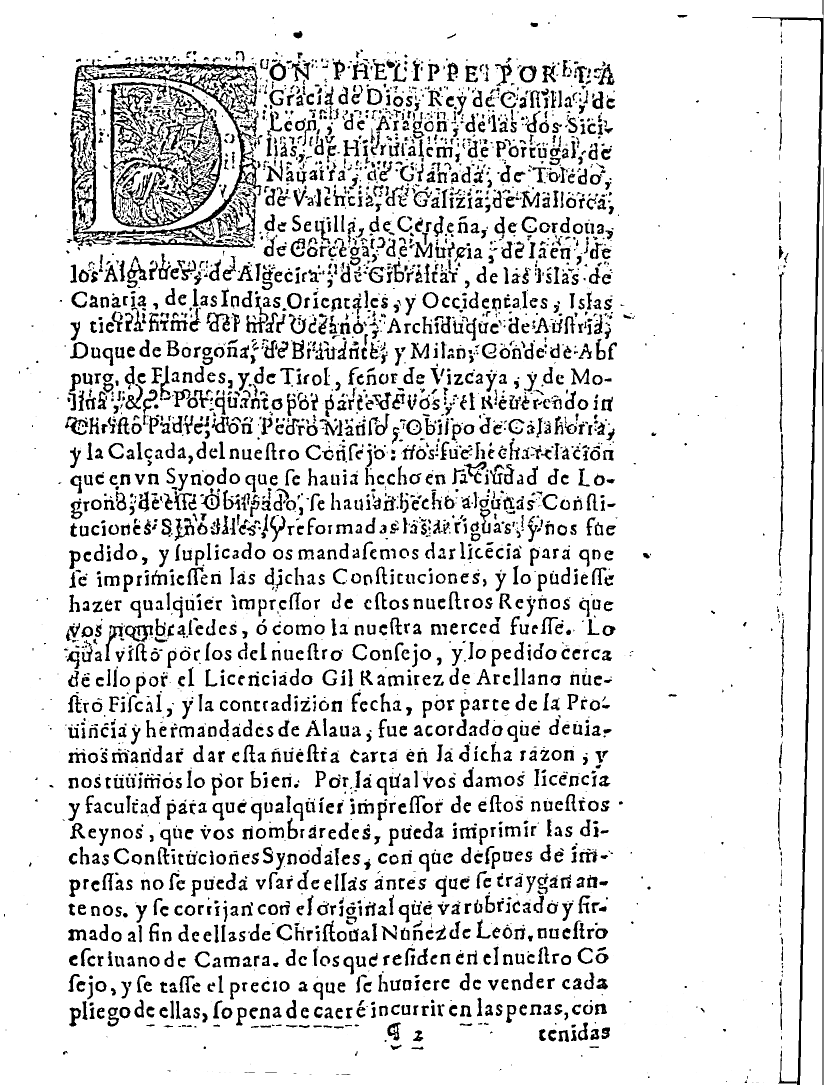
#> input picture pre-process__200/page_1 Constituciones.png, 1648 x 2169 px, found by its file name (shown at 1/2 size)
$ jupyter execute --allow-errors HUMAN_AI.ipynb   (shell and % lines are left out)
#> lines starting #> are read from the running program, lines starting #| are printed output that depends on the picture; after the words box and inside, x2 and y2 are one past the last pixel; in counts of white or black regions, pixels touching at a corner belong together
[cell 1]
from pdf2image import convert_from_path
from tqdm import tqdm

#> (the rest of this cell did not finish here and is left out)

[cell 2]
import cv2
import albumentations as A
import os
from tqdm import tqdm  # Progress bar

# Initialize augmentations
#> (the rest of this cell did not finish here and is left out)

PREPROCESSING

[cell 3]
import os
import cv2
import numpy as np
from tqdm import tqdm  # For progress bar
from skimage.restoration import estimate_sigma, denoise_wavelet
import albumentations as A

# Document-Optimized Augmentation Pipeline
#> (the rest of this cell did not finish here and is left out)

[cell 4]
# %pip install matplotlib

import matplotlib.pyplot as plt

def compare_results(original_path, processed_path):
#> called with original_path = 'HUMAN_AI\\page_1 Constituciones.png'
    original = cv2.imread(original_path)
#> original is the input picture: shape (2169, 1648, 3); min 0, max 255, mean 222.1
    processed = cv2.imread(processed_path, 0)  # Read as grayscale
#> processed: shape (2169, 1648); min 0, max 255, mean 222.1

    plt.figure(figsize=(12, 6))
    plt.subplot(121), plt.imshow(cv2.cvtColor(original, cv2.COLOR_BGR2RGB))
    plt.title("Original")
    plt.subplot(122), plt.imshow(processed, cmap='gray')
    plt.title("Processed")
    plt.show()
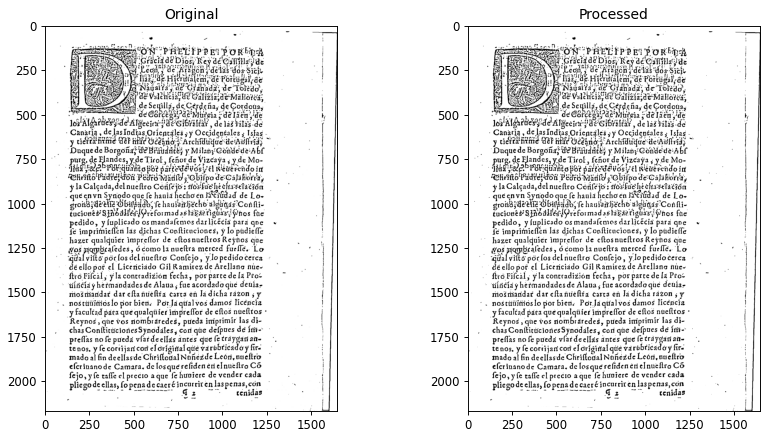
#> figure drawn by matplotlib, 2 panels

# Example usage
compare_results("HUMAN_AI\page_1 Constituciones.png", "pre-process__200\page_1 Constituciones.png")

[cell 5]
import cv2
import numpy as np
import os
from tqdm import tqdm

def process_single_image(input_path, output_path):
#> called with input_path = 'HUMAN_AI/page_1 (1).png', output_path = 'pre-process__200/page_1 (1).png'
    try:
        # Read Image
        img = cv2.imread(input_path)
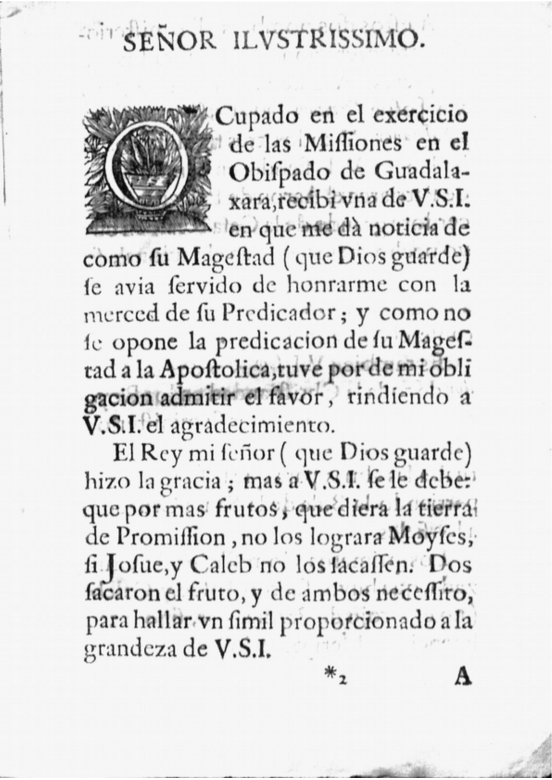
#> input picture HUMAN_AI/page_1 (1).png, 1654 x 2339 px (shown at 1/3 size)
#> img is the input picture: shape (2339, 1654, 3); min 0, max 255, mean 224
        if img is None:
            print(f"Warning: Could not read {input_path} - skipping")
            return False

        # Convert to Grayscale
        gray = cv2.cvtColor(img, cv2.COLOR_BGR2GRAY)

        # Apply Adaptive Thresholding
        processed = cv2.adaptiveThreshold(gray, 255, cv2.ADAPTIVE_THRESH_GAUSSIAN_C,
                                          cv2.THRESH_BINARY, 21, 10)
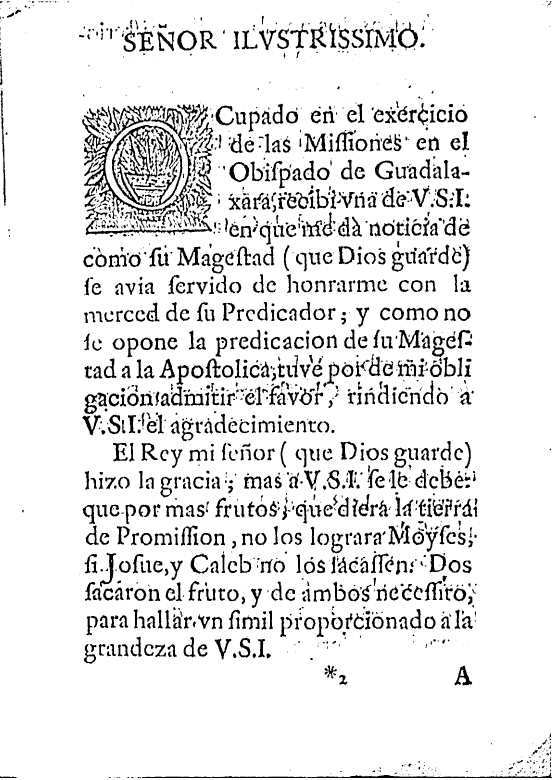
#> processed: shape (2339, 1654) (shown at 1/3 size); 90.2% white; 1760 black regions (534 under 20 px), largest, box (x1, y1, x2, y2) and area: (246, 324, 574, 646) 11987, (336, 375, 547, 621) 7210, (257, 652, 636, 705) 3161

        # Denoising with Non-Local Means
        processed = cv2.fastNlMeansDenoising(processed, None, 30, 7, 21)

        # Sharpening using Unsharp Mask
        blurred = cv2.GaussianBlur(processed, (3, 3), 0)
        sharpened = cv2.addWeighted(processed, 1.5, blurred, -0.5, 0)

        # Save the processed image
        cv2.imwrite(output_path, sharpened)
        return True

    except Exception as e:
        print(f"Error processing {input_path}: {str(e)}")
        return False

def batch_process_images(input_dir, output_dir):
    os.makedirs(output_dir, exist_ok=True)

    valid_extensions = ('.png', '.jpg', '.jpeg', '.tif', '.tiff', '.bmp')
    image_files = [f for f in os.listdir(input_dir) if f.lower().endswith(valid_extensions)]

    if not image_files:
        print(f"No valid images found in {input_dir}")
        return

    success_count = 0
    with tqdm(total=len(image_files), desc="Processing images") as pbar:
        for img_name in image_files:
            input_path = os.path.join(input_dir, img_name)
            output_path = os.path.join(output_dir, img_name)

            if process_single_image(input_path, output_path):
                success_count += 1

            pbar.update(1)

    print(f"\nProcessing complete. Success: {success_count}/{len(image_files)}")

# Example Usage
input_directory = "HUMAN_AI/"
output_directory = "pre-process__200/"

batch_process_images(input_directory, output_directory)

[cell 6]
import os
import cv2
import numpy as np
import albumentations as A
from tqdm import tqdm

input_dir = "HUMAN_AI/"
annotated_dir = "annotated_imgs/"
augmented_dir = "augmente_imgs/"

os.makedirs(annotated_dir, exist_ok=True)
os.makedirs(augmented_dir, exist_ok=True)

#> (the rest of this cell did not finish here and is left out)

[cell 7]
# %pip install labelme

import os
import cv2
import numpy as np
import albumentations as A
from labelme import LabelFile
from tqdm import tqdm

input_dir = "HUMAN_AI/"
annotated_dir = "annotated_imgs/"
augmented_dir = "augmente_imgs/"

os.makedirs(annotated_dir, exist_ok=True)
os.makedirs(augmented_dir, exist_ok=True)

#> (the rest of this cell did not finish here and is left out)

[cell 8]
import cv2
import numpy as np
import os

input_dir = "pre-process__200/"
annotated_dir = "annotations/"
os.makedirs(annotated_dir, exist_ok=True)

def detect_text_regions(image_path, output_path):
#> called with output_path = 'annotations/page_1 Constituciones.png'
    img = cv2.imread(image_path, cv2.IMREAD_GRAYSCALE)
    _, thresh = cv2.threshold(img, 0, 255, cv2.THRESH_BINARY_INV + cv2.THRESH_OTSU)
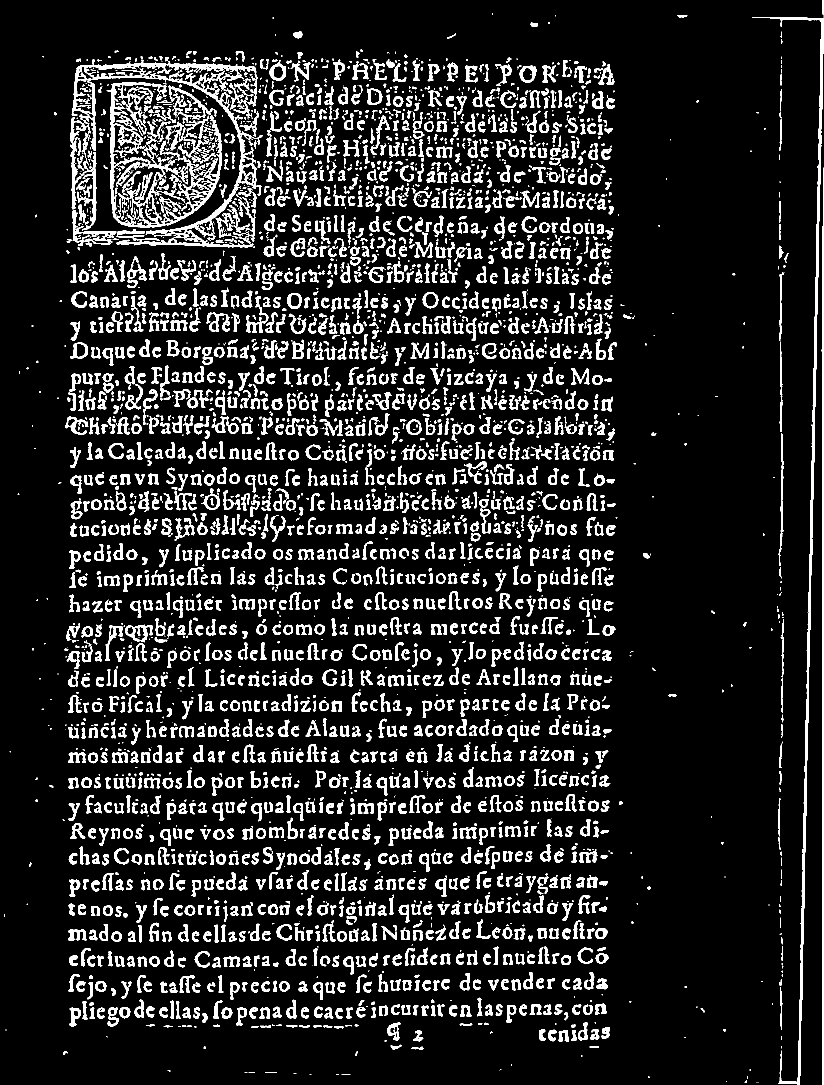
#> thresh: shape (2169, 1648) (shown at 1/2 size); 12.9% white; 3938 white regions (1461 under 20 px), largest, box (x1, y1, x2, y2) and area: (140, 119, 523, 495) 18797, (213, 164, 444, 455) 11697, (1504, 34, 1647, 2169) 11106

    kernel = cv2.getStructuringElement(cv2.MORPH_RECT, (5, 5))
    dilated = cv2.dilate(thresh, kernel, iterations=2)
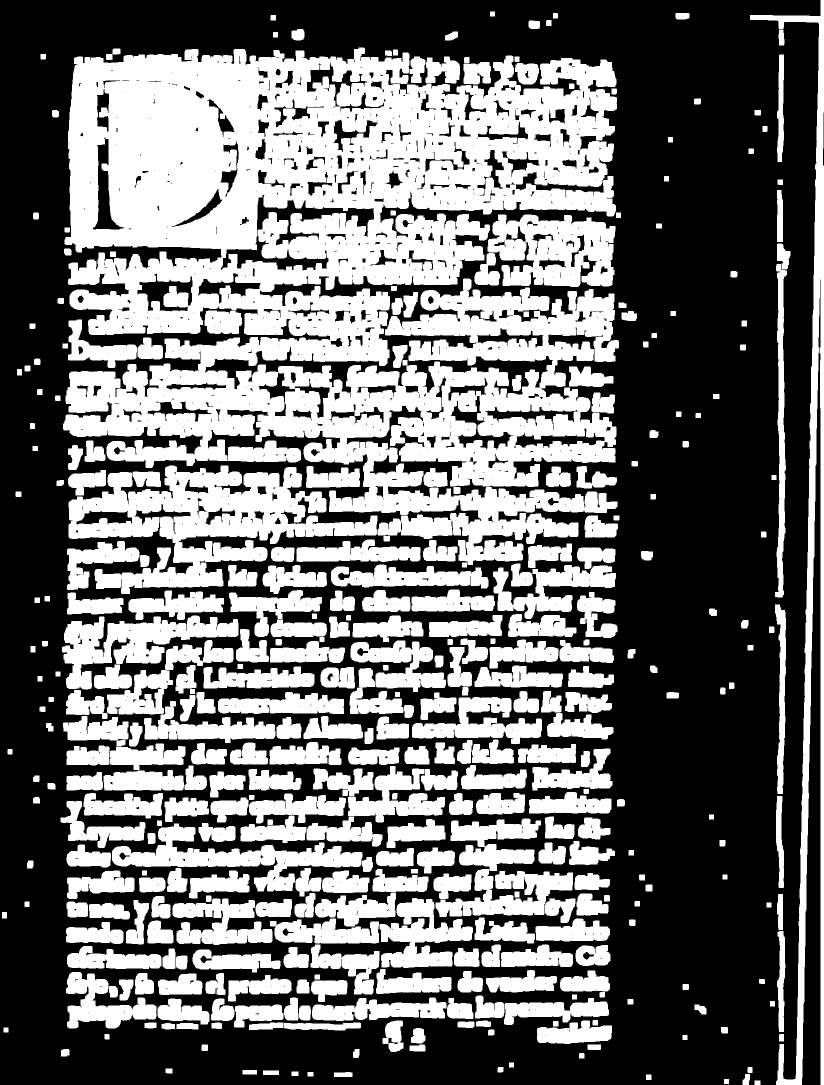
#> dilated: shape (2169, 1648) (shown at 1/2 size); 42.9% white; 370 white regions

    contours, _ = cv2.findContours(dilated, cv2.RETR_EXTERNAL, cv2.CHAIN_APPROX_SIMPLE)
#> contours = 370 contours; largest, box (x1, y1, x2, y2) and area: (126, 95, 1238, 1130) 743520, (137, 931, 755, 1188) 70634, (1500, 0, 1648, 2169) 39488, (975, 429, 1231, 574) 28126, (124, 1231, 477, 1379) 20747
    img_color = cv2.imread(image_path)

    for cnt in contours:
        x, y, w, h = cv2.boundingRect(cnt)
        if h > 20:  # Ignore small noise
            cv2.rectangle(img_color, (x, y), (x + w, y + h), (0, 255, 0), 2)
#> this loop made 370 passes
#> (x, y, w, h) on passes 4, 5, 10: (1485, 2148, 15, 21), (668, 2144, 37, 10), (331, 2137, 14, 10)
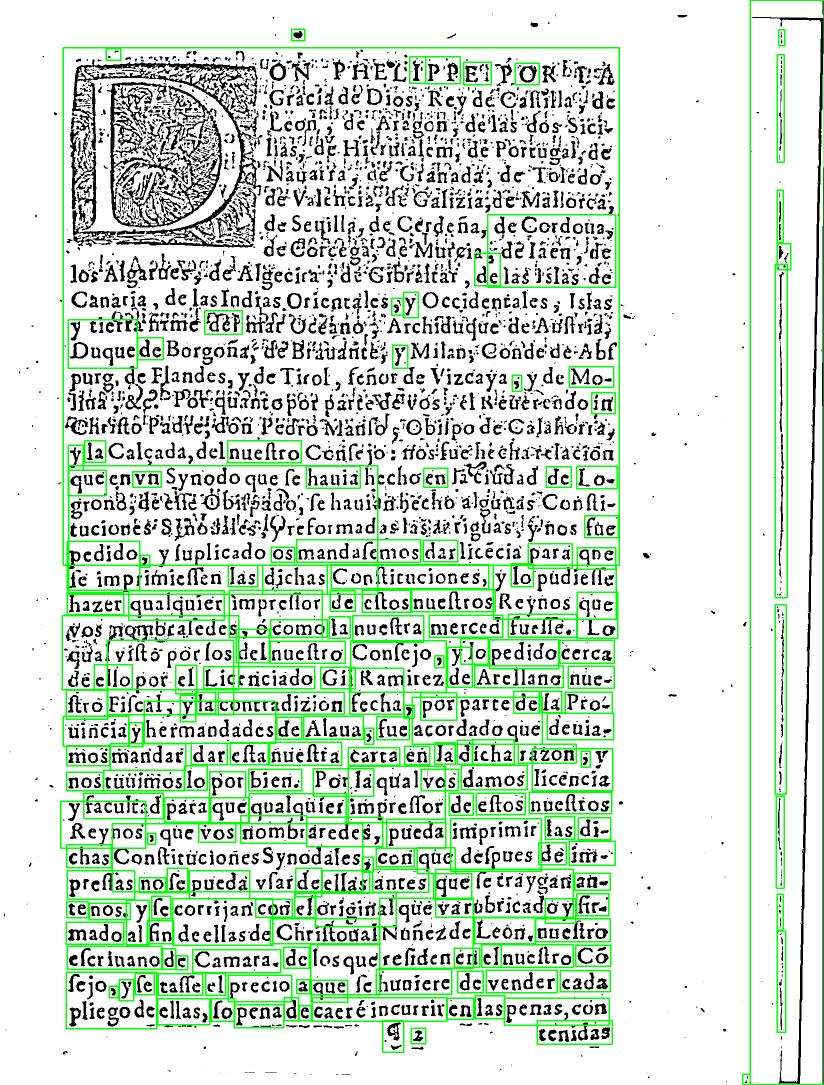
#> img_color: shape (2169, 1648, 3) (shown at 1/2 size); 5.59% of pixels changed, all inside (x1, y1, x2, y2) = (120, 0, 1648, 2169)

    cv2.imwrite(output_path, img_color)

image_files = [f for f in os.listdir(input_dir) if f.endswith(".png")]
for img_name in image_files:
    detect_text_regions(os.path.join(input_dir, img_name), os.path.join(annotated_dir, img_name))
